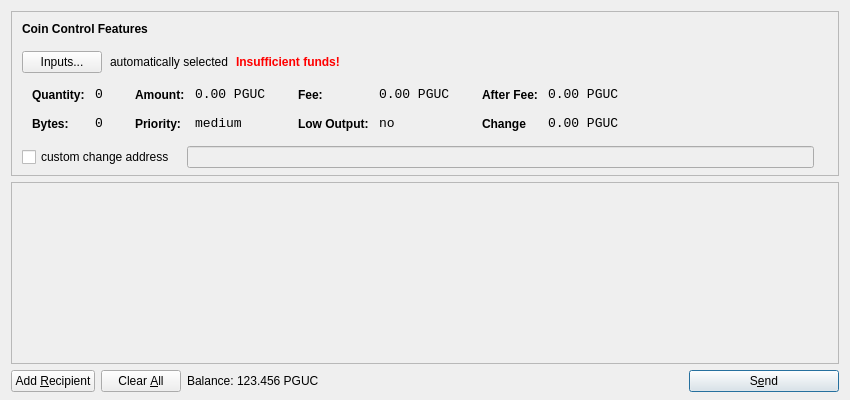
<?xml version="1.0" encoding="UTF-8"?>
<ui version="4.0">
 <class>SendCoinsDialog</class>
 <widget class="QDialog" name="SendCoinsDialog">
  <property name="geometry">
   <rect>
    <x>0</x>
    <y>0</y>
    <width>850</width>
    <height>400</height>
   </rect>
  </property>
  <property name="windowTitle">
   <string>Send Coins</string>
  </property>
  <layout class="QVBoxLayout" name="verticalLayout" stretch="0,1,0">
   <property name="bottomMargin">
    <number>8</number>
   </property>
   <item>
    <widget class="QFrame" name="frameCoinControl">
     <property name="sizePolicy">
      <sizepolicy hsizetype="Expanding" vsizetype="Expanding">
       <horstretch>0</horstretch>
       <verstretch>0</verstretch>
      </sizepolicy>
     </property>
     <property name="maximumSize">
      <size>
       <width>16777215</width>
       <height>16777215</height>
      </size>
     </property>
     <property name="frameShape">
      <enum>QFrame::StyledPanel</enum>
     </property>
     <property name="frameShadow">
      <enum>QFrame::Sunken</enum>
     </property>
     <layout class="QVBoxLayout" name="verticalLayoutCoinControl2">
      <property name="spacing">
       <number>-1</number>
      </property>
      <property name="leftMargin">
       <number>0</number>
      </property>
      <property name="topMargin">
       <number>0</number>
      </property>
      <property name="rightMargin">
       <number>0</number>
      </property>
      <property name="bottomMargin">
       <number>6</number>
      </property>
      <item>
       <layout class="QVBoxLayout" name="verticalLayoutCoinControl" stretch="0,0,0,0,1">
        <property name="spacing">
         <number>0</number>
        </property>
        <property name="leftMargin">
         <number>10</number>
        </property>
        <property name="topMargin">
         <number>10</number>
        </property>
        <item>
         <layout class="QHBoxLayout" name="horizontalLayoutCoinControl1">
          <property name="bottomMargin">
           <number>15</number>
          </property>
          <item>
           <widget class="QLabel" name="labelCoinControlFeatures">
            <property name="sizePolicy">
             <sizepolicy hsizetype="Preferred" vsizetype="Maximum">
              <horstretch>0</horstretch>
              <verstretch>0</verstretch>
             </sizepolicy>
            </property>
            <property name="font">
             <font>
              <weight>75</weight>
              <bold>true</bold>
             </font>
            </property>
            <property name="styleSheet">
             <string notr="true">font-weight:bold;</string>
            </property>
            <property name="text">
             <string>Coin Control Features</string>
            </property>
           </widget>
          </item>
         </layout>
        </item>
        <item>
         <layout class="QHBoxLayout" name="horizontalLayoutCoinControl2" stretch="0,0,0,0">
          <property name="spacing">
           <number>8</number>
          </property>
          <property name="bottomMargin">
           <number>10</number>
          </property>
          <item>
           <widget class="QPushButton" name="pushButtonCoinControl">
            <property name="styleSheet">
             <string notr="true"/>
            </property>
            <property name="text">
             <string>Inputs...</string>
            </property>
           </widget>
          </item>
          <item>
           <widget class="QLabel" name="labelCoinControlAutomaticallySelected">
            <property name="text">
             <string>automatically selected</string>
            </property>
            <property name="margin">
             <number>5</number>
            </property>
           </widget>
          </item>
          <item>
           <widget class="QLabel" name="labelCoinControlInsuffFunds">
            <property name="font">
             <font>
              <weight>75</weight>
              <bold>true</bold>
             </font>
            </property>
            <property name="styleSheet">
             <string notr="true">color:red;font-weight:bold;</string>
            </property>
            <property name="text">
             <string>Insufficient funds!</string>
            </property>
            <property name="margin">
             <number>5</number>
            </property>
           </widget>
          </item>
          <item>
           <spacer name="horizontalSpacerCoinControl">
            <property name="orientation">
             <enum>Qt::Horizontal</enum>
            </property>
            <property name="sizeHint" stdset="0">
             <size>
              <width>40</width>
              <height>1</height>
             </size>
            </property>
           </spacer>
          </item>
         </layout>
        </item>
        <item>
         <widget class="QWidget" name="widgetCoinControl" native="true">
          <property name="sizePolicy">
           <sizepolicy hsizetype="Preferred" vsizetype="Preferred">
            <horstretch>0</horstretch>
            <verstretch>0</verstretch>
           </sizepolicy>
          </property>
          <property name="minimumSize">
           <size>
            <width>0</width>
            <height>0</height>
           </size>
          </property>
          <property name="styleSheet">
           <string notr="true"/>
          </property>
          <layout class="QHBoxLayout" name="horizontalLayoutCoinControl5">
           <property name="margin">
            <number>0</number>
           </property>
           <item>
            <layout class="QHBoxLayout" name="horizontalLayoutCoinControl3" stretch="0,0,0,1">
             <property name="spacing">
              <number>20</number>
             </property>
             <property name="topMargin">
              <number>0</number>
             </property>
             <property name="bottomMargin">
              <number>10</number>
             </property>
             <item>
              <layout class="QFormLayout" name="formLayoutCoinControl1">
               <property name="horizontalSpacing">
                <number>10</number>
               </property>
               <property name="verticalSpacing">
                <number>14</number>
               </property>
               <property name="leftMargin">
                <number>10</number>
               </property>
               <property name="topMargin">
                <number>4</number>
               </property>
               <property name="rightMargin">
                <number>6</number>
               </property>
               <item row="0" column="0">
                <widget class="QLabel" name="labelCoinControlQuantityText">
                 <property name="styleSheet">
                  <string notr="true">font-weight:bold;</string>
                 </property>
                 <property name="text">
                  <string>Quantity:</string>
                 </property>
                 <property name="margin">
                  <number>0</number>
                 </property>
                </widget>
               </item>
               <item row="0" column="1">
                <widget class="QLabel" name="labelCoinControlQuantity">
                 <property name="font">
                  <font>
                   <family>Monospace</family>
                   <pointsize>10</pointsize>
                  </font>
                 </property>
                 <property name="cursor">
                  <cursorShape>IBeamCursor</cursorShape>
                 </property>
                 <property name="contextMenuPolicy">
                  <enum>Qt::ActionsContextMenu</enum>
                 </property>
                 <property name="text">
                  <string>0</string>
                 </property>
                 <property name="margin">
                  <number>0</number>
                 </property>
                 <property name="textInteractionFlags">
                  <set>Qt::LinksAccessibleByMouse|Qt::TextSelectableByKeyboard|Qt::TextSelectableByMouse</set>
                 </property>
                </widget>
               </item>
               <item row="1" column="0">
                <widget class="QLabel" name="labelCoinControlBytesText">
                 <property name="styleSheet">
                  <string notr="true">font-weight:bold;</string>
                 </property>
                 <property name="text">
                  <string>Bytes:</string>
                 </property>
                </widget>
               </item>
               <item row="1" column="1">
                <widget class="QLabel" name="labelCoinControlBytes">
                 <property name="font">
                  <font>
                   <family>Monospace</family>
                   <pointsize>10</pointsize>
                  </font>
                 </property>
                 <property name="cursor">
                  <cursorShape>IBeamCursor</cursorShape>
                 </property>
                 <property name="contextMenuPolicy">
                  <enum>Qt::ActionsContextMenu</enum>
                 </property>
                 <property name="text">
                  <string>0</string>
                 </property>
                 <property name="textInteractionFlags">
                  <set>Qt::LinksAccessibleByMouse|Qt::TextSelectableByKeyboard|Qt::TextSelectableByMouse</set>
                 </property>
                </widget>
               </item>
              </layout>
             </item>
             <item>
              <layout class="QFormLayout" name="formLayoutCoinControl2">
               <property name="horizontalSpacing">
                <number>10</number>
               </property>
               <property name="verticalSpacing">
                <number>14</number>
               </property>
               <property name="leftMargin">
                <number>6</number>
               </property>
               <property name="topMargin">
                <number>4</number>
               </property>
               <property name="rightMargin">
                <number>6</number>
               </property>
               <item row="0" column="0">
                <widget class="QLabel" name="labelCoinControlAmountText">
                 <property name="styleSheet">
                  <string notr="true">font-weight:bold;</string>
                 </property>
                 <property name="text">
                  <string>Amount:</string>
                 </property>
                 <property name="margin">
                  <number>0</number>
                 </property>
                </widget>
               </item>
               <item row="0" column="1">
                <widget class="QLabel" name="labelCoinControlAmount">
                 <property name="font">
                  <font>
                   <family>Monospace</family>
                   <pointsize>10</pointsize>
                  </font>
                 </property>
                 <property name="cursor">
                  <cursorShape>IBeamCursor</cursorShape>
                 </property>
                 <property name="contextMenuPolicy">
                  <enum>Qt::ActionsContextMenu</enum>
                 </property>
                 <property name="text">
                  <string>0.00 PGUC</string>
                 </property>
                 <property name="textInteractionFlags">
                  <set>Qt::LinksAccessibleByMouse|Qt::TextSelectableByKeyboard|Qt::TextSelectableByMouse</set>
                 </property>
                </widget>
               </item>
               <item row="1" column="0">
                <widget class="QLabel" name="labelCoinControlPriorityText">
                 <property name="styleSheet">
                  <string notr="true">font-weight:bold;</string>
                 </property>
                 <property name="text">
                  <string>Priority:</string>
                 </property>
                </widget>
               </item>
               <item row="1" column="1">
                <widget class="QLabel" name="labelCoinControlPriority">
                 <property name="font">
                  <font>
                   <family>Monospace</family>
                   <pointsize>10</pointsize>
                  </font>
                 </property>
                 <property name="cursor">
                  <cursorShape>IBeamCursor</cursorShape>
                 </property>
                 <property name="contextMenuPolicy">
                  <enum>Qt::ActionsContextMenu</enum>
                 </property>
                 <property name="text">
                  <string>medium</string>
                 </property>
                 <property name="textInteractionFlags">
                  <set>Qt::LinksAccessibleByMouse|Qt::TextSelectableByKeyboard|Qt::TextSelectableByMouse</set>
                 </property>
                </widget>
               </item>
              </layout>
             </item>
             <item>
              <layout class="QFormLayout" name="formLayoutCoinControl3">
               <property name="horizontalSpacing">
                <number>10</number>
               </property>
               <property name="verticalSpacing">
                <number>14</number>
               </property>
               <property name="leftMargin">
                <number>6</number>
               </property>
               <property name="topMargin">
                <number>4</number>
               </property>
               <property name="rightMargin">
                <number>6</number>
               </property>
               <item row="0" column="0">
                <widget class="QLabel" name="labelCoinControlFeeText">
                 <property name="styleSheet">
                  <string notr="true">font-weight:bold;</string>
                 </property>
                 <property name="text">
                  <string>Fee:</string>
                 </property>
                 <property name="margin">
                  <number>0</number>
                 </property>
                </widget>
               </item>
               <item row="0" column="1">
                <widget class="QLabel" name="labelCoinControlFee">
                 <property name="font">
                  <font>
                   <family>Monospace</family>
                   <pointsize>10</pointsize>
                  </font>
                 </property>
                 <property name="cursor">
                  <cursorShape>IBeamCursor</cursorShape>
                 </property>
                 <property name="contextMenuPolicy">
                  <enum>Qt::ActionsContextMenu</enum>
                 </property>
                 <property name="text">
                  <string>0.00 PGUC</string>
                 </property>
                 <property name="textInteractionFlags">
                  <set>Qt::LinksAccessibleByMouse|Qt::TextSelectableByKeyboard|Qt::TextSelectableByMouse</set>
                 </property>
                </widget>
               </item>
               <item row="1" column="0">
                <widget class="QLabel" name="labelCoinControlLowOutputText">
                 <property name="styleSheet">
                  <string notr="true">font-weight:bold;</string>
                 </property>
                 <property name="text">
                  <string>Low Output:</string>
                 </property>
                </widget>
               </item>
               <item row="1" column="1">
                <widget class="QLabel" name="labelCoinControlLowOutput">
                 <property name="font">
                  <font>
                   <family>Monospace</family>
                   <pointsize>10</pointsize>
                  </font>
                 </property>
                 <property name="cursor">
                  <cursorShape>IBeamCursor</cursorShape>
                 </property>
                 <property name="contextMenuPolicy">
                  <enum>Qt::ActionsContextMenu</enum>
                 </property>
                 <property name="text">
                  <string>no</string>
                 </property>
                 <property name="textInteractionFlags">
                  <set>Qt::LinksAccessibleByMouse|Qt::TextSelectableByKeyboard|Qt::TextSelectableByMouse</set>
                 </property>
                </widget>
               </item>
              </layout>
             </item>
             <item>
              <layout class="QFormLayout" name="formLayoutCoinControl4">
               <property name="horizontalSpacing">
                <number>10</number>
               </property>
               <property name="verticalSpacing">
                <number>14</number>
               </property>
               <property name="leftMargin">
                <number>6</number>
               </property>
               <property name="topMargin">
                <number>4</number>
               </property>
               <property name="rightMargin">
                <number>6</number>
               </property>
               <item row="0" column="0">
                <widget class="QLabel" name="labelCoinControlAfterFeeText">
                 <property name="styleSheet">
                  <string notr="true">font-weight:bold;</string>
                 </property>
                 <property name="text">
                  <string>After Fee:</string>
                 </property>
                 <property name="margin">
                  <number>0</number>
                 </property>
                </widget>
               </item>
               <item row="0" column="1">
                <widget class="QLabel" name="labelCoinControlAfterFee">
                 <property name="font">
                  <font>
                   <family>Monospace</family>
                   <pointsize>10</pointsize>
                  </font>
                 </property>
                 <property name="cursor">
                  <cursorShape>IBeamCursor</cursorShape>
                 </property>
                 <property name="contextMenuPolicy">
                  <enum>Qt::ActionsContextMenu</enum>
                 </property>
                 <property name="text">
                  <string>0.00 PGUC</string>
                 </property>
                 <property name="textInteractionFlags">
                  <set>Qt::LinksAccessibleByMouse|Qt::TextSelectableByKeyboard|Qt::TextSelectableByMouse</set>
                 </property>
                </widget>
               </item>
               <item row="1" column="0">
                <widget class="QLabel" name="labelCoinControlChangeText">
                 <property name="styleSheet">
                  <string notr="true">font-weight:bold;</string>
                 </property>
                 <property name="text">
                  <string>Change</string>
                 </property>
                </widget>
               </item>
               <item row="1" column="1">
                <widget class="QLabel" name="labelCoinControlChange">
                 <property name="font">
                  <font>
                   <family>Monospace</family>
                   <pointsize>10</pointsize>
                  </font>
                 </property>
                 <property name="cursor">
                  <cursorShape>IBeamCursor</cursorShape>
                 </property>
                 <property name="contextMenuPolicy">
                  <enum>Qt::ActionsContextMenu</enum>
                 </property>
                 <property name="text">
                  <string>0.00 PGUC</string>
                 </property>
                 <property name="textInteractionFlags">
                  <set>Qt::LinksAccessibleByMouse|Qt::TextSelectableByKeyboard|Qt::TextSelectableByMouse</set>
                 </property>
                </widget>
               </item>
              </layout>
             </item>
            </layout>
           </item>
          </layout>
         </widget>
        </item>
        <item>
         <layout class="QHBoxLayout" name="horizontalLayoutCoinControl4" stretch="0,0,0">
          <property name="spacing">
           <number>12</number>
          </property>
          <property name="sizeConstraint">
           <enum>QLayout::SetDefaultConstraint</enum>
          </property>
          <property name="topMargin">
           <number>5</number>
          </property>
          <property name="rightMargin">
           <number>5</number>
          </property>
          <item>
           <widget class="QCheckBox" name="checkBoxCoinControlChange">
            <property name="text">
             <string>custom change address</string>
            </property>
           </widget>
          </item>
          <item>
           <widget class="QLineEdit" name="lineEditCoinControlChange">
            <property name="enabled">
             <bool>false</bool>
            </property>
            <property name="sizePolicy">
             <sizepolicy hsizetype="Expanding" vsizetype="Fixed">
              <horstretch>0</horstretch>
              <verstretch>0</verstretch>
             </sizepolicy>
            </property>
           </widget>
          </item>
          <item>
           <widget class="QLabel" name="labelCoinControlChangeLabel">
            <property name="sizePolicy">
             <sizepolicy hsizetype="Preferred" vsizetype="Expanding">
              <horstretch>0</horstretch>
              <verstretch>0</verstretch>
             </sizepolicy>
            </property>
            <property name="minimumSize">
             <size>
              <width>0</width>
              <height>0</height>
             </size>
            </property>
            <property name="text">
             <string/>
            </property>
            <property name="margin">
             <number>3</number>
            </property>
           </widget>
          </item>
         </layout>
        </item>
        <item>
         <spacer name="verticalSpacerCoinControl">
          <property name="orientation">
           <enum>Qt::Vertical</enum>
          </property>
          <property name="sizeHint" stdset="0">
           <size>
            <width>800</width>
            <height>1</height>
           </size>
          </property>
         </spacer>
        </item>
       </layout>
      </item>
     </layout>
    </widget>
   </item>
   <item>
    <widget class="QScrollArea" name="scrollArea">
     <property name="widgetResizable">
      <bool>true</bool>
     </property>
     <widget class="QWidget" name="scrollAreaWidgetContents">
      <property name="geometry">
       <rect>
        <x>0</x>
        <y>0</y>
        <width>830</width>
        <height>165</height>
       </rect>
      </property>
      <layout class="QVBoxLayout" name="verticalLayout_2">
       <property name="margin">
        <number>0</number>
       </property>
       <item>
        <layout class="QVBoxLayout" name="entries">
         <property name="spacing">
          <number>6</number>
         </property>
        </layout>
       </item>
       <item>
        <spacer name="verticalSpacer">
         <property name="orientation">
          <enum>Qt::Vertical</enum>
         </property>
         <property name="sizeHint" stdset="0">
          <size>
           <width>20</width>
           <height>40</height>
          </size>
         </property>
        </spacer>
       </item>
      </layout>
     </widget>
    </widget>
   </item>
   <item>
    <layout class="QHBoxLayout" name="horizontalLayout">
     <item>
      <widget class="QPushButton" name="addButton">
       <property name="toolTip">
        <string>Send to multiple recipients at once</string>
       </property>
       <property name="text">
        <string>Add &amp;Recipient</string>
       </property>
       <property name="icon">
        <iconset resource="../bitcoin.qrc">
         <normaloff>:/icons/add</normaloff>:/icons/add</iconset>
       </property>
       <property name="autoDefault">
        <bool>false</bool>
       </property>
      </widget>
     </item>
     <item>
      <widget class="QPushButton" name="clearButton">
       <property name="sizePolicy">
        <sizepolicy hsizetype="Minimum" vsizetype="Fixed">
         <horstretch>0</horstretch>
         <verstretch>0</verstretch>
        </sizepolicy>
       </property>
       <property name="toolTip">
        <string>Remove all transaction fields</string>
       </property>
       <property name="text">
        <string>Clear &amp;All</string>
       </property>
       <property name="icon">
        <iconset resource="../bitcoin.qrc">
         <normaloff>:/icons/remove</normaloff>:/icons/remove</iconset>
       </property>
       <property name="autoRepeatDelay">
        <number>300</number>
       </property>
       <property name="autoDefault">
        <bool>false</bool>
       </property>
      </widget>
     </item>
     <item>
      <layout class="QHBoxLayout" name="horizontalLayout_2">
       <property name="spacing">
        <number>3</number>
       </property>
       <item>
        <widget class="QLabel" name="label">
         <property name="sizePolicy">
          <sizepolicy hsizetype="Preferred" vsizetype="Fixed">
           <horstretch>0</horstretch>
           <verstretch>0</verstretch>
          </sizepolicy>
         </property>
         <property name="text">
          <string>Balance:</string>
         </property>
        </widget>
       </item>
       <item>
        <widget class="QLabel" name="labelBalance">
         <property name="sizePolicy">
          <sizepolicy hsizetype="Preferred" vsizetype="Fixed">
           <horstretch>0</horstretch>
           <verstretch>0</verstretch>
          </sizepolicy>
         </property>
         <property name="cursor">
          <cursorShape>IBeamCursor</cursorShape>
         </property>
         <property name="text">
          <string>123.456 PGUC</string>
         </property>
         <property name="textInteractionFlags">
          <set>Qt::LinksAccessibleByMouse|Qt::TextSelectableByKeyboard|Qt::TextSelectableByMouse</set>
         </property>
        </widget>
       </item>
      </layout>
     </item>
     <item>
      <spacer name="horizontalSpacer">
       <property name="orientation">
        <enum>Qt::Horizontal</enum>
       </property>
       <property name="sizeHint" stdset="0">
        <size>
         <width>40</width>
         <height>20</height>
        </size>
       </property>
      </spacer>
     </item>
     <item>
      <widget class="QPushButton" name="sendButton">
       <property name="minimumSize">
        <size>
         <width>150</width>
         <height>0</height>
        </size>
       </property>
       <property name="toolTip">
        <string>Confirm the send action</string>
       </property>
       <property name="text">
        <string>S&amp;end</string>
       </property>
       <property name="icon">
        <iconset resource="../bitcoin.qrc">
         <normaloff>:/icons/send</normaloff>:/icons/send</iconset>
       </property>
       <property name="default">
        <bool>true</bool>
       </property>
      </widget>
     </item>
    </layout>
   </item>
  </layout>
 </widget>
 <resources>
  <include location="../bitcoin.qrc"/>
 </resources>
 <connections/>
</ui>
